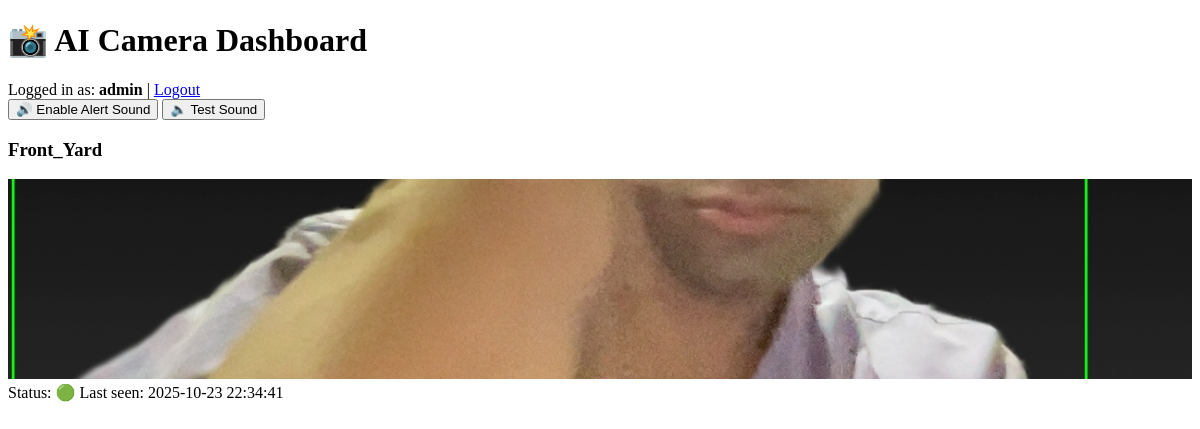
Page / (signed in) on the earlier database version.
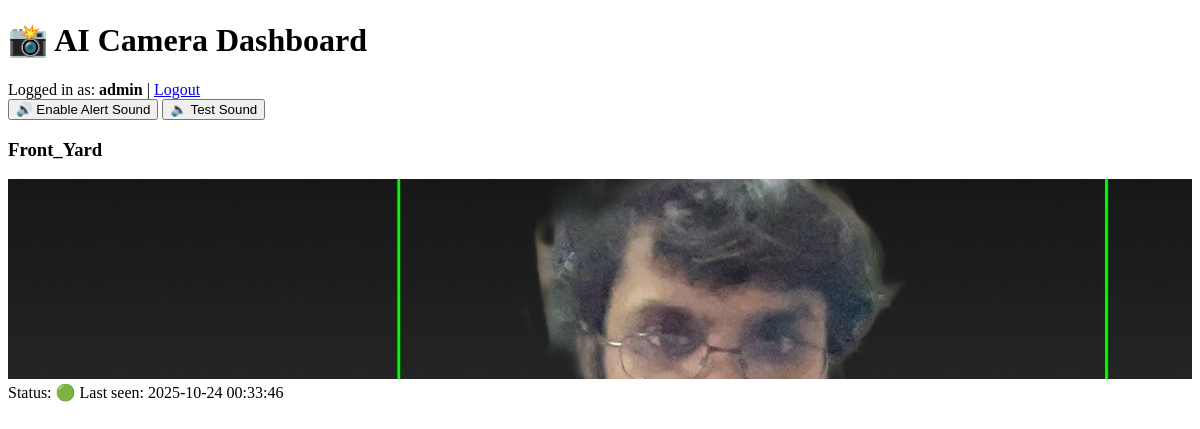
Same page on the later database version.
### models.py (models this page shows)
class User(SQLModel, table=True):
    id: Optional[int] = Field(default=None, primary_key=True)
    username: str = Field(index=True, unique=True)
    hashed_password: str

class CameraStatus(SQLModel, table=True):
    id: Optional[int] = Field(default=None, primary_key=True)
    camera: str = Field(index=True, unique=True)
    status: str
    last_seen: Optional[str] = None
    last_snapshot: Optional[str] = None

### main.py (the view)
@app.get("/", response_class=HTMLResponse)
async def dashboard(request: Request, user=Depends(get_current_user)):
    if not user:
        return RedirectResponse(url="/login")
    with get_session() as sess:
        stmt = select(CameraStatus)
        cameras = sess.exec(stmt).all()
        cam_dict = {}
        for c in cameras:
            cam_dict[c.camera] = {
                "status": c.status,
                "last_seen": c.last_seen,
                "last_snapshot": c.last_snapshot
            }
        stmt2 = select(Alert).order_by(Alert.id.desc()).limit(20)
        alerts = sess.exec(stmt2).all()
        alerts = [dict(id=a.id, camera=a.camera, message=a.message, timestamp=a.timestamp, snapshot_path=a.snapshot_path) for a in alerts][::-1]
    return templates.TemplateResponse("dashboard.html", {
        "request": request,
        "alerts": alerts,
        "camera_status": cam_dict,
        "user": user
    })

### templates/dashboard.html (shortened to what this page needs)
<!DOCTYPE html>
<html lang="en">
<head>
</head>
<body>
  <header>
    <h1>📸 AI Camera Dashboard</h1>
    <div>Logged in as: <strong>{{ user }}</strong> | <a href="/logout">Logout</a></div>
  </header>
  <button id="enable-sound">🔊 Enable Alert Sound</button>
  <button id="test-sound">🔈 Test Sound</button>
  <div class="grid" id="grid">
    {% for cam, info in camera_status.items() %}
      <div class="card" id="card-{{ cam }}">
        <h3>{{ cam }}</h3>
        {% if info.last_snapshot %}
          <img src="{{ info.last_snapshot }}" style="width:100%;height:200px;object-fit:cover">
        {% else %}
          <div style="width:100%;height:200px;background:#222;display:flex;align-items:center;justify-content:center;color:#888">No snapshot yet</div>
        {% endif %}
        <div>Status: {% if info.status=='online' %}🟢{% else %}🔴{% endif %} Last seen: {{ info.last_seen }}</div>
      </div>
    {% endfor %}
  </div>
</body>
</html>

Differences in the rows shown:
changed CameraStatus "Front_Yard": last_snapshot: a different picture; last_seen "2025-10-23 22:34:41" → "2025-10-24 00:33:46"
